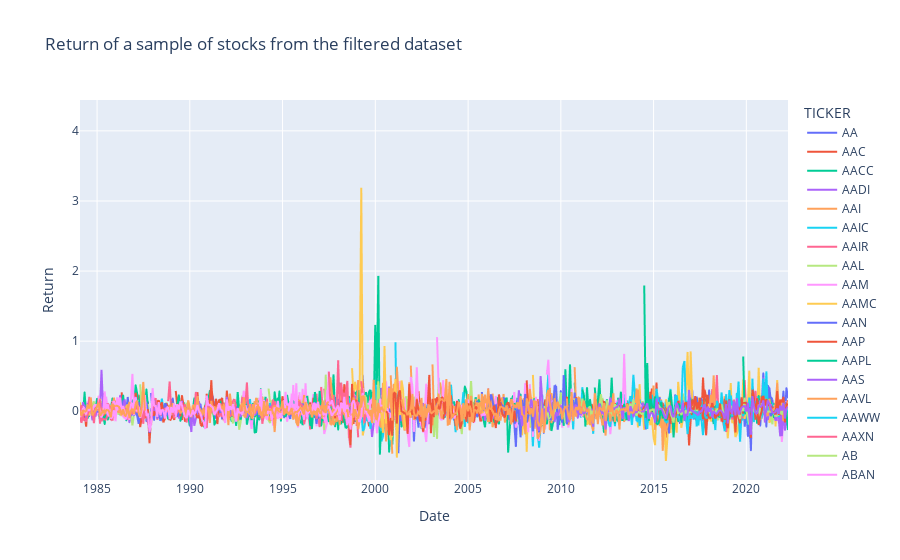

This figure's notebook cell:
### Markdown cell above
# Output after filtering 

After filtering for penny stocks and microcaps, there are 7187 stocks remaining for our portfolio, out of the initial 27 840 listed on the stock exchanges we are considering.

### Code cell
px.line(ts.iloc[:75].T, color = 'TICKER', labels = dict(value = 'Return', date1 = 'Date', COMNAM = 'Stock name'), title = 'Return of a sample of stocks from the filtered dataset')

### Figure 1 — Plotly figure (JSON) as saved in the notebook; plotly's stock layout.template omitted (floating-point values rounded to 4 significant figures; data arrays with more than 128 entries replaced by an {"elided": "..."} marker saying what was removed)
{"data": [{"hovertemplate": "TICKER=AA<br>Date=%{x}<br>Return=%{y}<extra></extra>", "legendgroup": "AA", "line": {"color": "#636efa", "dash": "solid"}, "mode": "lines", "name": "AA", "showlegend": true, "type": "scattergl", "x": {"elided": "459 str values"}, "xaxis": "x", "y": {"elided": "459 float values"}, "yaxis": "y"}, {"hovertemplate": "TICKER=AAC<br>Date=%{x}<br>Return=%{y}<extra></extra>", "legendgroup": "AAC", "line": {"color": "#EF553B", "dash": "solid"}, "mode": "lines", "name": "AAC", "showlegend": true, "type": "scattergl", "x": {"elided": "459 str values"}, "xaxis": "x", "y": {"elided": "459 float values"}, "yaxis": "y"}, {"hovertemplate": "TICKER=AACC<br>Date=%{x}<br>Return=%{y}<extra></extra>", "legendgroup": "AACC", "line": {"color": "#00cc96", "dash": "solid"}, "mode": "lines", "name": "AACC", "showlegend": true, "type": "scattergl", "x": {"elided": "459 str values"}, "xaxis": "x", "y": {"elided": "459 float values"}, "yaxis": "y"}, {"hovertemplate": "TICKER=AADI<br>Date=%{x}<br>Return=%{y}<extra></extra>", "legendgroup": "AADI", "line": {"color": "#ab63fa", "dash": "solid"}, "mode": "lines", "name": "AADI", "showlegend": true, "type": "scattergl", "x": {"elided": "459 str values"}, "xaxis": "x", "y": {"elided": "459 float values"}, "yaxis": "y"}, {"hovertemplate": "TICKER=AAI<br>Date=%{x}<br>Return=%{y}<extra></extra>", "legendgroup": "AAI", "line": {"color": "#FFA15A", "dash": "solid"}, "mode": "lines", "name": "AAI", "showlegend": true, "type": "scattergl", "x": {"elided": "459 str values"}, "xaxis": "x", "y": {"elided": "459 float values"}, "yaxis": "y"}, {"hovertemplate": "TICKER=AAIC<br>Date=%{x}<br>Return=%{y}<extra></extra>", "legendgroup": "AAIC", "line": {"color": "#19d3f3", "dash": "solid"}, "mode": "lines", "name": "AAIC", "showlegend": true, "type": "scattergl", "x": {"elided": "459 str values"}, "xaxis": "x", "y": {"elided": "459 float values"}, "yaxis": "y"}, {"hovertemplate": "TICKER=AAIR<br>Date=%{x}<br>Return=%{y}<extra></extra>", "legendgroup": "AAIR", "line": {"color": "#FF6692", "dash": "solid"}, "mode": "lines", "name": "AAIR", "showlegend": true, "type": "scattergl", "x": {"elided": "459 str values"}, "xaxis": "x", "y": {"elided": "459 float values"}, "yaxis": "y"}, {"hovertemplate": "TICKER=AAL<br>Date=%{x}<br>Return=%{y}<extra></extra>", "legendgroup": "AAL", "line": {"color": "#B6E880", "dash": "solid"}, "mode": "lines", "name": "AAL", "showlegend": true, "type": "scattergl", "x": {"elided": "459 str values"}, "xaxis": "x", "y": {"elided": "459 float values"}, "yaxis": "y"}, {"hovertemplate": "TICKER=AAM<br>Date=%{x}<br>Return=%{y}<extra></extra>", "legendgroup": "AAM", "line": {"color": "#FF97FF", "dash": "solid"}, "mode": "lines", "name": "AAM", "showlegend": true, "type": "scattergl", "x": {"elided": "459 str values"}, "xaxis": "x", "y": {"elided": "459 float values"}, "yaxis": "y"}, {"hovertemplate": "TICKER=AAMC<br>Date=%{x}<br>Return=%{y}<extra></extra>", "legendgroup": "AAMC", "line": {"color": "#FECB52", "dash": "solid"}, "mode": "lines", "name": "AAMC", "showlegend": true, "type": "scattergl", "x": {"elided": "459 str values"}, "xaxis": "x", "y": {"elided": "459 float values"}, "yaxis": "y"}, {"hovertemplate": "TICKER=AAN<br>Date=%{x}<br>Return=%{y}<extra></extra>", "legendgroup": "AAN", "line": {"color": "#636efa", "dash": "solid"}, "mode": "lines", "name": "AAN", "showlegend": true, "type": "scattergl", "x": {"elided": "459 str values"}, "xaxis": "x", "y": {"elided": "459 float values"}, "yaxis": "y"}, {"hovertemplate": "TICKER=AAP<br>Date=%{x}<br>Return=%{y}<extra></extra>", "legendgroup": "AAP", "line": {"color": "#EF553B", "dash": "solid"}, "mode": "lines", "name": "AAP", "showlegend": true, "type": "scattergl", "x": {"elided": "459 str values"}, "xaxis": "x", "y": {"elided": "459 float values"}, "yaxis": "y"}, {"hovertemplate": "TICKER=AAPL<br>Date=%{x}<br>Return=%{y}<extra></extra>", "legendgroup": "AAPL", "line": {"color": "#00cc96", "dash": "solid"}, "mode": "lines", "name": "AAPL", "showlegend": true, "type": "scattergl", "x": {"elided": "459 str values"}, "xaxis": "x", "y": {"elided": "459 float values"}, "yaxis": "y"}, {"hovertemplate": "TICKER=AAS<br>Date=%{x}<br>Return=%{y}<extra></extra>", "legendgroup": "AAS", "line": {"color": "#ab63fa", "dash": "solid"}, "mode": "lines", "name": "AAS", "showlegend": true, "type": "scattergl", "x": {"elided": "459 str values"}, "xaxis": "x", "y": {"elided": "459 float values"}, "yaxis": "y"}, {"hovertemplate": "TICKER=AAVL<br>Date=%{x}<br>Return=%{y}<extra></extra>", "legendgroup": "AAVL", "line": {"color": "#FFA15A", "dash": "solid"}, "mode": "lines", "name": "AAVL", "showlegend": true, "type": "scattergl", "x": {"elided": "459 str values"}, "xaxis": "x", "y": {"elided": "459 float values"}, "yaxis": "y"}, {"hovertemplate": "TICKER=AAWW<br>Date=%{x}<br>Return=%{y}<extra></extra>", "legendgroup": "AAWW", "line": {"color": "#19d3f3", "dash": "solid"}, "mode": "lines", "name": "AAWW", "showlegend": true, "type": "scattergl", "x": {"elided": "459 str values"}, "xaxis": "x", "y": {"elided": "459 float values"}, "yaxis": "y"}, {"hovertemplate": "TICKER=AAXN<br>Date=%{x}<br>Return=%{y}<extra></extra>", "legendgroup": "AAXN", "line": {"color": "#FF6692", "dash": "solid"}, "mode": "lines", "name": "AAXN", "showlegend": true, "type": "scattergl", "x": {"elided": "459 str values"}, "xaxis": "x", "y": {"elided": "459 float values"}, "yaxis": "y"}, {"hovertemplate": "TICKER=AB<br>Date=%{x}<br>Return=%{y}<extra></extra>", "legendgroup": "AB", "line": {"color": "#B6E880", "dash": "solid"}, "mode": "lines", "name": "AB", "showlegend": true, "type": "scattergl", "x": {"elided": "459 str values"}, "xaxis": "x", "y": {"elided": "459 float values"}, "yaxis": "y"}, {"hovertemplate": "TICKER=ABAN<br>Date=%{x}<br>Return=%{y}<extra></extra>", "legendgroup": "ABAN", "line": {"color": "#FF97FF", "dash": "solid"}, "mode": "lines", "name": "ABAN", "showlegend": true, "type": "scattergl", "x": {"elided": "459 str values"}, "xaxis": "x", "y": {"elided": "459 float values"}, "yaxis": "y"}, {"hovertemplate": "TICKER=ABAT<br>Date=%{x}<br>Return=%{y}<extra></extra>", "legendgroup": "ABAT", "line": {"color": "#FECB52", "dash": "solid"}, "mode": "lines", "name": "ABAT", "showlegend": true, "type": "scattergl", "x": {"elided": "459 str values"}, "xaxis": "x", "y": {"elided": "459 float values"}, "yaxis": "y"}, {"hovertemplate": "TICKER=ABBC<br>Date=%{x}<br>Return=%{y}<extra></extra>", "legendgroup": "ABBC", "line": {"color": "#636efa", "dash": "solid"}, "mode": "lines", "name": "ABBC", "showlegend": true, "type": "scattergl", "x": {"elided": "459 str values"}, "xaxis": "x", "y": {"elided": "459 float values"}, "yaxis": "y"}, {"hovertemplate": "TICKER=ABBI<br>Date=%{x}<br>Return=%{y}<extra></extra>", "legendgroup": "ABBI", "line": {"color": "#EF553B", "dash": "solid"}, "mode": "lines", "name": "ABBI", "showlegend": true, "type": "scattergl", "x": {"elided": "459 str values"}, "xaxis": "x", "y": {"elided": "459 float values"}, "yaxis": "y"}, {"hovertemplate": "TICKER=ABBV<br>Date=%{x}<br>Return=%{y}<extra></extra>", "legendgroup": "ABBV", "line": {"color": "#00cc96", "dash": "solid"}, "mode": "lines", "name": "ABBV", "showlegend": true, "type": "scattergl", "x": {"elided": "459 str values"}, "xaxis": "x", "y": {"elided": "459 float values"}, "yaxis": "y"}, {"hovertemplate": "TICKER=ABC<br>Date=%{x}<br>Return=%{y}<extra></extra>", "legendgroup": "ABC", "line": {"color": "#ab63fa", "dash": "solid"}, "mode": "lines", "name": "ABC", "showlegend": true, "type": "scattergl", "x": {"elided": "459 str values"}, "xaxis": "x", "y": {"elided": "459 float values"}, "yaxis": "y"}, {"hovertemplate": "TICKER=ABCD<br>Date=%{x}<br>Return=%{y}<extra></extra>", "legendgroup": "ABCD", "line": {"color": "#FFA15A", "dash": "solid"}, "mode": "lines", "name": "ABCD", "showlegend": true, "type": "scattergl", "x": {"elided": "459 str values"}, "xaxis": "x", "y": {"elided": "459 float values"}, "yaxis": "y"}, {"hovertemplate": "TICKER=ABCW<br>Date=%{x}<br>Return=%{y}<extra></extra>", "legendgroup": "ABCW", "line": {"color": "#19d3f3", "dash": "solid"}, "mode": "lines", "name": "ABCW", "showlegend": true, "type": "scattergl", "x": {"elided": "459 str values"}, "xaxis": "x", "y": {"elided": "459 float values"}, "yaxis": "y"}, {"hovertemplate": "TICKER=ABDR<br>Date=%{x}<br>Return=%{y}<extra></extra>", "legendgroup": "ABDR", "line": {"color": "#FF6692", "dash": "solid"}, "mode": "lines", "name": "ABDR", "showlegend": true, "type": "scattergl", "x": {"elided": "459 str values"}, "xaxis": "x", "y": {"elided": "459 float values"}, "yaxis": "y"}, {"hovertemplate": "TICKER=ABE<br>Date=%{x}<br>Return=%{y}<extra></extra>", "legendgroup": "ABE", "line": {"color": "#B6E880", "dash": "solid"}, "mode": "lines", "name": "ABE", "showlegend": true, "type": "scattergl", "x": {"elided": "459 str values"}, "xaxis": "x", "y": {"elided": "459 float values"}, "yaxis": "y"}, {"hovertemplate": "TICKER=ABFS<br>Date=%{x}<br>Return=%{y}<extra></extra>", "legendgroup": "ABFS", "line": {"color": "#FF97FF", "dash": "solid"}, "mode": "lines", "name": "ABFS", "showlegend": true, "type": "scattergl", "x": {"elided": "459 str values"}, "xaxis": "x", "y": {"elided": "459 float values"}, "yaxis": "y"}, {"hovertemplate": "TICKER=ABH<br>Date=%{x}<br>Return=%{y}<extra></extra>", "legendgroup": "ABH", "line": {"color": "#FECB52", "dash": "solid"}, "mode": "lines", "name": "ABH", "showlegend": true, "type": "scattergl", "x": {"elided": "459 str values"}, "xaxis": "x", "y": {"elided": "459 float values"}, "yaxis": "y"}, {"hovertemplate": "TICKER=ABI<br>Date=%{x}<br>Return=%{y}<extra></extra>", "legendgroup": "ABI", "line": {"color": "#636efa", "dash": "solid"}, "mode": "lines", "name": "ABI", "showlegend": true, "type": "scattergl", "x": {"elided": "459 str values"}, "xaxis": "x", "y": {"elided": "459 float values"}, "yaxis": "y"}, {"hovertemplate": "TICKER=ABIG<br>Date=%{x}<br>Return=%{y}<extra></extra>", "legendgroup": "ABIG", "line": {"color": "#EF553B", "dash": "solid"}, "mode": "lines", "name": "ABIG", "showlegend": true, "type": "scattergl", "x": {"elided": "459 str values"}, "xaxis": "x", "y": {"elided": "459 float values"}, "yaxis": "y"}, {"hovertemplate": "TICKER=ABII<br>Date=%{x}<br>Return=%{y}<extra></extra>", "legendgroup": "ABII", "line": {"color": "#00cc96", "dash": "solid"}, "mode": "lines", "name": "ABII", "showlegend": true, "type": "scattergl", "x": {"elided": "459 str values"}, "xaxis": "x", "y": {"elided": "459 float values"}, "yaxis": "y"}, {"hovertemplate": "TICKER=ABIIA<br>Date=%{x}<br>Return=%{y}<extra></extra>", "legendgroup": "ABIIA", "line": {"color": "#ab63fa", "dash": "solid"}, "mode": "lines", "name": "ABIIA", "showlegend": true, "type": "scattergl", "x": {"elided": "459 str values"}, "xaxis": "x", "y": {"elided": "459 float values"}, "yaxis": "y"}, {"hovertemplate": "TICKER=ABIIB<br>Date=%{x}<br>Return=%{y}<extra></extra>", "legendgroup": "ABIIB", "line": {"color": "#FFA15A", "dash": "solid"}, "mode": "lines", "name": "ABIIB", "showlegend": true, "type": "scattergl", "x": {"elided": "459 str values"}, "xaxis": "x", "y": {"elided": "459 float values"}, "yaxis": "y"}, {"hovertemplate": "TICKER=ABIZ<br>Date=%{x}<br>Return=%{y}<extra></extra>", "legendgroup": "ABIZ", "line": {"color": "#19d3f3", "dash": "solid"}, "mode": "lines", "name": "ABIZ", "showlegend": true, "type": "scattergl", "x": {"elided": "459 str values"}, "xaxis": "x", "y": {"elided": "459 float values"}, "yaxis": "y"}, {"hovertemplate": "TICKER=ABKR<br>Date=%{x}<br>Return=%{y}<extra></extra>", "legendgroup": "ABKR", "line": {"color": "#FF6692", "dash": "solid"}, "mode": "lines", "name": "ABKR", "showlegend": true, "type": "scattergl", "x": {"elided": "459 str values"}, "xaxis": "x", "y": {"elided": "459 float values"}, "yaxis": "y"}, {"hovertemplate": "TICKER=ABNB<br>Date=%{x}<br>Return=%{y}<extra></extra>", "legendgroup": "ABNB", "line": {"color": "#B6E880", "dash": "solid"}, "mode": "lines", "name": "ABNB", "showlegend": true, "type": "scattergl", "x": {"elided": "459 str values"}, "xaxis": "x", "y": {"elided": "459 float values"}, "yaxis": "y"}, {"hovertemplate": "TICKER=ABOS<br>Date=%{x}<br>Return=%{y}<extra></extra>", "legendgroup": "ABOS", "line": {"color": "#FF97FF", "dash": "solid"}, "mode": "lines", "name": "ABOS", "showlegend": true, "type": "scattergl", "x": {"elided": "459 str values"}, "xaxis": "x", "y": {"elided": "459 float values"}, "yaxis": "y"}, {"hovertemplate": "TICKER=ABOV<br>Date=%{x}<br>Return=%{y}<extra></extra>", "legendgroup": "ABOV", "line": {"color": "#FECB52", "dash": "solid"}, "mode": "lines", "name": "ABOV", "showlegend": true, "type": "scattergl", "x": {"elided": "459 str values"}, "xaxis": "x", "y": {"elided": "459 float values"}, "yaxis": "y"}, {"hovertemplate": "TICKER=ABS<br>Date=%{x}<br>Return=%{y}<extra></extra>", "legendgroup": "ABS", "line": {"color": "#636efa", "dash": "solid"}, "mode": "lines", "name": "ABS", "showlegend": true, "type": "scattergl", "x": {"elided": "459 str values"}, "xaxis": "x", "y": {"elided": "459 float values"}, "yaxis": "y"}, {"hovertemplate": "TICKER=ABSB<br>Date=%{x}<br>Return=%{y}<extra></extra>", "legendgroup": "ABSB", "line": {"color": "#EF553B", "dash": "solid"}, "mode": "lines", "name": "ABSB", "showlegend": true, "type": "scattergl", "x": {"elided": "459 str values"}, "xaxis": "x", "y": {"elided": "459 float values"}, "yaxis": "y"}, {"hovertemplate": "TICKER=ABSC<br>Date=%{x}<br>Return=%{y}<extra></extra>", "legendgroup": "ABSC", "line": {"color": "#00cc96", "dash": "solid"}, "mode": "lines", "name": "ABSC", "showlegend": true, "type": "scattergl", "x": {"elided": "459 str values"}, "xaxis": "x", "y": {"elided": "459 float values"}, "yaxis": "y"}, {"hovertemplate": "TICKER=ABT<br>Date=%{x}<br>Return=%{y}<extra></extra>", "legendgroup": "ABT", "line": {"color": "#ab63fa", "dash": "solid"}, "mode": "lines", "name": "ABT", "showlegend": true, "type": "scattergl", "x": {"elided": "459 str values"}, "xaxis": "x", "y": {"elided": "459 float values"}, "yaxis": "y"}, {"hovertemplate": "TICKER=ABTC<br>Date=%{x}<br>Return=%{y}<extra></extra>", "legendgroup": "ABTC", "line": {"color": "#FFA15A", "dash": "solid"}, "mode": "lines", "name": "ABTC", "showlegend": true, "type": "scattergl", "x": {"elided": "459 str values"}, "xaxis": "x", "y": {"elided": "459 float values"}, "yaxis": "y"}, {"hovertemplate": "TICKER=ABTL<br>Date=%{x}<br>Return=%{y}<extra></extra>", "legendgroup": "ABTL", "line": {"color": "#19d3f3", "dash": "solid"}, "mode": "lines", "name": "ABTL", "showlegend": true, "type": "scattergl", "x": {"elided": "459 str values"}, "xaxis": "x", "y": {"elided": "459 float values"}, "yaxis": "y"}, {"hovertemplate": "TICKER=ABTX<br>Date=%{x}<br>Return=%{y}<extra></extra>", "legendgroup": "ABTX", "line": {"color": "#FF6692", "dash": "solid"}, "mode": "lines", "name": "ABTX", "showlegend": true, "type": "scattergl", "x": {"elided": "459 str values"}, "xaxis": "x", "y": {"elided": "459 float values"}, "yaxis": "y"}, {"hovertemplate": "TICKER=ABVT<br>Date=%{x}<br>Return=%{y}<extra></extra>", "legendgroup": "ABVT", "line": {"color": "#B6E880", "dash": "solid"}, "mode": "lines", "name": "ABVT", "showlegend": true, "type": "scattergl", "x": {"elided": "459 str values"}, "xaxis": "x", "y": {"elided": "459 float values"}, "yaxis": "y"}, {"hovertemplate": "TICKER=ABXA<br>Date=%{x}<br>Return=%{y}<extra></extra>", "legendgroup": "ABXA", "line": {"color": "#FF97FF", "dash": "solid"}, "mode": "lines", "name": "ABXA", "showlegend": true, "type": "scattergl", "x": {"elided": "459 str values"}, "xaxis": "x", "y": {"elided": "459 float values"}, "yaxis": "y"}, {"hovertemplate": "TICKER=AC<br>Date=%{x}<br>Return=%{y}<extra></extra>", "legendgroup": "AC", "line": {"color": "#FECB52", "dash": "solid"}, "mode": "lines", "name": "AC", "showlegend": true, "type": "scattergl", "x": {"elided": "459 str values"}, "xaxis": "x", "y": {"elided": "459 float values"}, "yaxis": "y"}, {"hovertemplate": "TICKER=ACA<br>Date=%{x}<br>Return=%{y}<extra></extra>", "legendgroup": "ACA", "line": {"color": "#636efa", "dash": "solid"}, "mode": "lines", "name": "ACA", "showlegend": true, "type": "scattergl", "x": {"elided": "459 str values"}, "xaxis": "x", "y": {"elided": "459 float values"}, "yaxis": "y"}, {"hovertemplate": "TICKER=ACAS<br>Date=%{x}<br>Return=%{y}<extra></extra>", "legendgroup": "ACAS", "line": {"color": "#EF553B", "dash": "solid"}, "mode": "lines", "name": "ACAS", "showlegend": true, "type": "scattergl", "x": {"elided": "459 str values"}, "xaxis": "x", "y": {"elided": "459 float values"}, "yaxis": "y"}, {"hovertemplate": "TICKER=ACBI<br>Date=%{x}<br>Return=%{y}<extra></extra>", "legendgroup": "ACBI", "line": {"color": "#00cc96", "dash": "solid"}, "mode": "lines", "name": "ACBI", "showlegend": true, "type": "scattergl", "x": {"elided": "459 str values"}, "xaxis": "x", "y": {"elided": "459 float values"}, "yaxis": "y"}, {"hovertemplate": "TICKER=ACCD<br>Date=%{x}<br>Return=%{y}<extra></extra>", "legendgroup": "ACCD", "line": {"color": "#ab63fa", "dash": "solid"}, "mode": "lines", "name": "ACCD", "showlegend": true, "type": "scattergl", "x": {"elided": "459 str values"}, "xaxis": "x", "y": {"elided": "459 float values"}, "yaxis": "y"}, {"hovertemplate": "TICKER=ACCL<br>Date=%{x}<br>Return=%{y}<extra></extra>", "legendgroup": "ACCL", "line": {"color": "#FFA15A", "dash": "solid"}, "mode": "lines", "name": "ACCL", "showlegend": true, "type": "scattergl", "x": {"elided": "459 str values"}, "xaxis": "x", "y": {"elided": "459 float values"}, "yaxis": "y"}, {"hovertemplate": "TICKER=ACCO<br>Date=%{x}<br>Return=%{y}<extra></extra>", "legendgroup": "ACCO", "line": {"color": "#19d3f3", "dash": "solid"}, "mode": "lines", "name": "ACCO", "showlegend": true, "type": "scattergl", "x": {"elided": "459 str values"}, "xaxis": "x", "y": {"elided": "459 float values"}, "yaxis": "y"}, {"hovertemplate": "TICKER=ACCOB<br>Date=%{x}<br>Return=%{y}<extra></extra>", "legendgroup": "ACCOB", "line": {"color": "#FF6692", "dash": "solid"}, "mode": "lines", "name": "ACCOB", "showlegend": true, "type": "scattergl", "x": {"elided": "459 str values"}, "xaxis": "x", "y": {"elided": "459 float values"}, "yaxis": "y"}, {"hovertemplate": "TICKER=ACDO<br>Date=%{x}<br>Return=%{y}<extra></extra>", "legendgroup": "ACDO", "line": {"color": "#B6E880", "dash": "solid"}, "mode": "lines", "name": "ACDO", "showlegend": true, "type": "scattergl", "x": {"elided": "459 str values"}, "xaxis": "x", "y": {"elided": "459 float values"}, "yaxis": "y"}, {"hovertemplate": "TICKER=ACF<br>Date=%{x}<br>Return=%{y}<extra></extra>", "legendgroup": "ACF", "line": {"color": "#FF97FF", "dash": "solid"}, "mode": "lines", "name": "ACF", "showlegend": true, "type": "scattergl", "x": {"elided": "459 str values"}, "xaxis": "x", "y": {"elided": "459 float values"}, "yaxis": "y"}, {"hovertemplate": "TICKER=ACFC<br>Date=%{x}<br>Return=%{y}<extra></extra>", "legendgroup": "ACFC", "line": {"color": "#FECB52", "dash": "solid"}, "mode": "lines", "name": "ACFC", "showlegend": true, "type": "scattergl", "x": {"elided": "459 str values"}, "xaxis": "x", "y": {"elided": "459 float values"}, "yaxis": "y"}, {"hovertemplate": "TICKER=ACGL<br>Date=%{x}<br>Return=%{y}<extra></extra>", "legendgroup": "ACGL", "line": {"color": "#636efa", "dash": "solid"}, "mode": "lines", "name": "ACGL", "showlegend": true, "type": "scattergl", "x": {"elided": "459 str values"}, "xaxis": "x", "y": {"elided": "459 float values"}, "yaxis": "y"}, {"hovertemplate": "TICKER=ACHC<br>Date=%{x}<br>Return=%{y}<extra></extra>", "legendgroup": "ACHC", "line": {"color": "#EF553B", "dash": "solid"}, "mode": "lines", "name": "ACHC", "showlegend": true, "type": "scattergl", "x": {"elided": "459 str values"}, "xaxis": "x", "y": {"elided": "459 float values"}, "yaxis": "y"}, {"hovertemplate": "TICKER=ACHN<br>Date=%{x}<br>Return=%{y}<extra></extra>", "legendgroup": "ACHN", "line": {"color": "#00cc96", "dash": "solid"}, "mode": "lines", "name": "ACHN", "showlegend": true, "type": "scattergl", "x": {"elided": "459 str values"}, "xaxis": "x", "y": {"elided": "459 float values"}, "yaxis": "y"}, {"hovertemplate": "TICKER=ACHR<br>Date=%{x}<br>Return=%{y}<extra></extra>", "legendgroup": "ACHR", "line": {"color": "#ab63fa", "dash": "solid"}, "mode": "lines", "name": "ACHR", "showlegend": true, "type": "scattergl", "x": {"elided": "459 str values"}, "xaxis": "x", "y": {"elided": "459 float values"}, "yaxis": "y"}, {"hovertemplate": "TICKER=ACI<br>Date=%{x}<br>Return=%{y}<extra></extra>", "legendgroup": "ACI", "line": {"color": "#FFA15A", "dash": "solid"}, "mode": "lines", "name": "ACI", "showlegend": true, "type": "scattergl", "x": {"elided": "459 str values"}, "xaxis": "x", "y": {"elided": "459 float values"}, "yaxis": "y"}, {"hovertemplate": "TICKER=ACIA<br>Date=%{x}<br>Return=%{y}<extra></extra>", "legendgroup": "ACIA", "line": {"color": "#19d3f3", "dash": "solid"}, "mode": "lines", "name": "ACIA", "showlegend": true, "type": "scattergl", "x": {"elided": "459 str values"}, "xaxis": "x", "y": {"elided": "459 float values"}, "yaxis": "y"}, {"hovertemplate": "TICKER=ACIG<br>Date=%{x}<br>Return=%{y}<extra></extra>", "legendgroup": "ACIG", "line": {"color": "#FF6692", "dash": "solid"}, "mode": "lines", "name": "ACIG", "showlegend": true, "type": "scattergl", "x": {"elided": "459 str values"}, "xaxis": "x", "y": {"elided": "459 float values"}, "yaxis": "y"}, {"hovertemplate": "TICKER=ACIW<br>Date=%{x}<br>Return=%{y}<extra></extra>", "legendgroup": "ACIW", "line": {"color": "#B6E880", "dash": "solid"}, "mode": "lines", "name": "ACIW", "showlegend": true, "type": "scattergl", "x": {"elided": "459 str values"}, "xaxis": "x", "y": {"elided": "459 float values"}, "yaxis": "y"}, {"hovertemplate": "TICKER=ACK<br>Date=%{x}<br>Return=%{y}<extra></extra>", "legendgroup": "ACK", "line": {"color": "#FF97FF", "dash": "solid"}, "mode": "lines", "name": "ACK", "showlegend": true, "type": "scattergl", "x": {"elided": "459 str values"}, "xaxis": "x", "y": {"elided": "459 float values"}, "yaxis": "y"}, {"hovertemplate": "TICKER=ACLA<br>Date=%{x}<br>Return=%{y}<extra></extra>", "legendgroup": "ACLA", "line": {"color": "#FECB52", "dash": "solid"}, "mode": "lines", "name": "ACLA", "showlegend": true, "type": "scattergl", "x": {"elided": "459 str values"}, "xaxis": "x", "y": {"elided": "459 float values"}, "yaxis": "y"}, {"hovertemplate": "TICKER=ACLI<br>Date=%{x}<br>Return=%{y}<extra></extra>", "legendgroup": "ACLI", "line": {"color": "#636efa", "dash": "solid"}, "mode": "lines", "name": "ACLI", "showlegend": true, "type": "scattergl", "x": {"elided": "459 str values"}, "xaxis": "x", "y": {"elided": "459 float values"}, "yaxis": "y"}, {"hovertemplate": "TICKER=ACLS<br>Date=%{x}<br>Return=%{y}<extra></extra>", "legendgroup": "ACLS", "line": {"color": "#EF553B", "dash": "solid"}, "mode": "lines", "name": "ACLS", "showlegend": true, "type": "scattergl", "x": {"elided": "459 str values"}, "xaxis": "x", "y": {"elided": "459 float values"}, "yaxis": "y"}, {"hovertemplate": "TICKER=ACLX<br>Date=%{x}<br>Return=%{y}<extra></extra>", "legendgroup": "ACLX", "line": {"color": "#00cc96", "dash": "solid"}, "mode": "lines", "name": "ACLX", "showlegend": true, "type": "scattergl", "x": {"elided": "459 str values"}, "xaxis": "x", "y": {"elided": "459 float values"}, "yaxis": "y"}, {"hovertemplate": "TICKER=ACM<br>Date=%{x}<br>Return=%{y}<extra></extra>", "legendgroup": "ACM", "line": {"color": "#ab63fa", "dash": "solid"}, "mode": "lines", "name": "ACM", "showlegend": true, "type": "scattergl", "x": {"elided": "459 str values"}, "xaxis": "x", "y": {"elided": "459 float values"}, "yaxis": "y"}, {"hovertemplate": "TICKER=ACO<br>Date=%{x}<br>Return=%{y}<extra></extra>", "legendgroup": "ACO", "line": {"color": "#FFA15A", "dash": "solid"}, "mode": "lines", "name": "ACO", "showlegend": true, "type": "scattergl", "x": {"elided": "459 str values"}, "xaxis": "x", "y": {"elided": "459 float values"}, "yaxis": "y"}], "layout": {"legend": {"title": {"text": "TICKER"}, "tracegroupgap": 0}, "title": {"text": "Return of a sample of stocks from the filtered dataset"}, "xaxis": {"anchor": "y", "domain": [0, 1], "title": {"text": "Date"}}, "yaxis": {"anchor": "x", "domain": [0, 1], "title": {"text": "Return"}}}}
